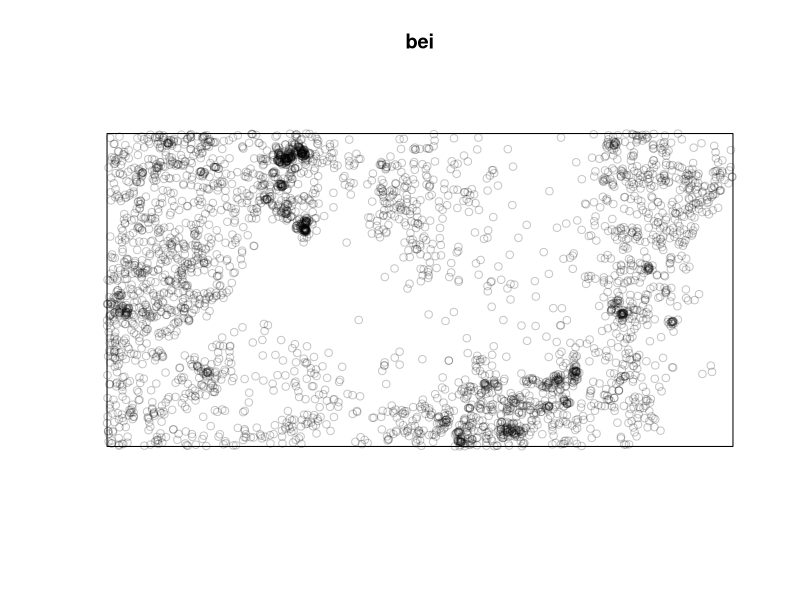
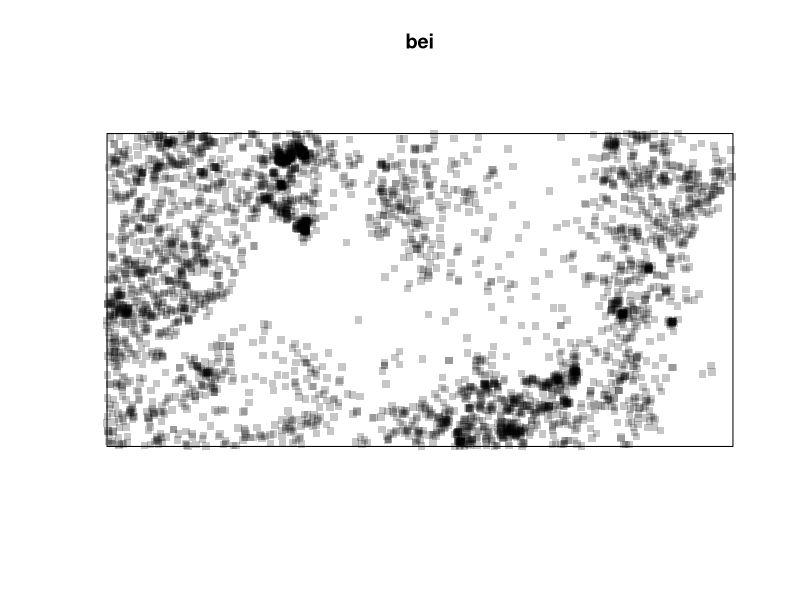
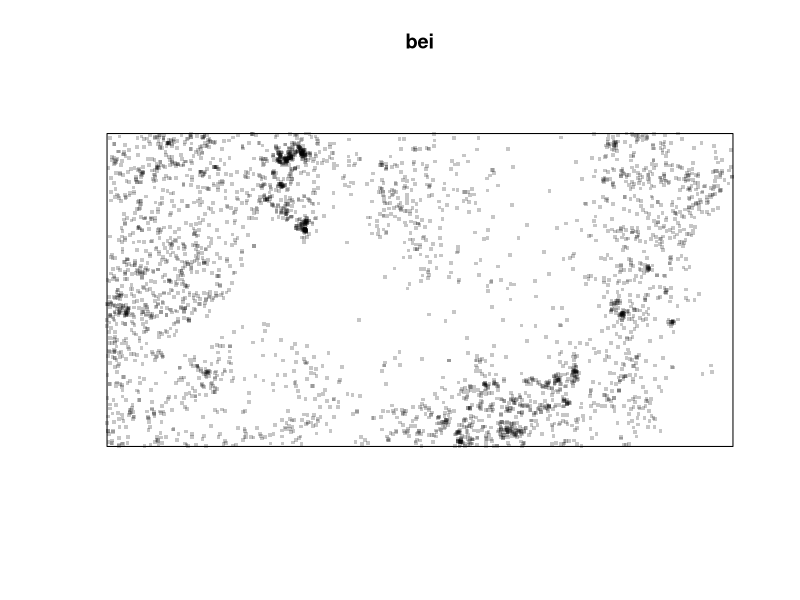
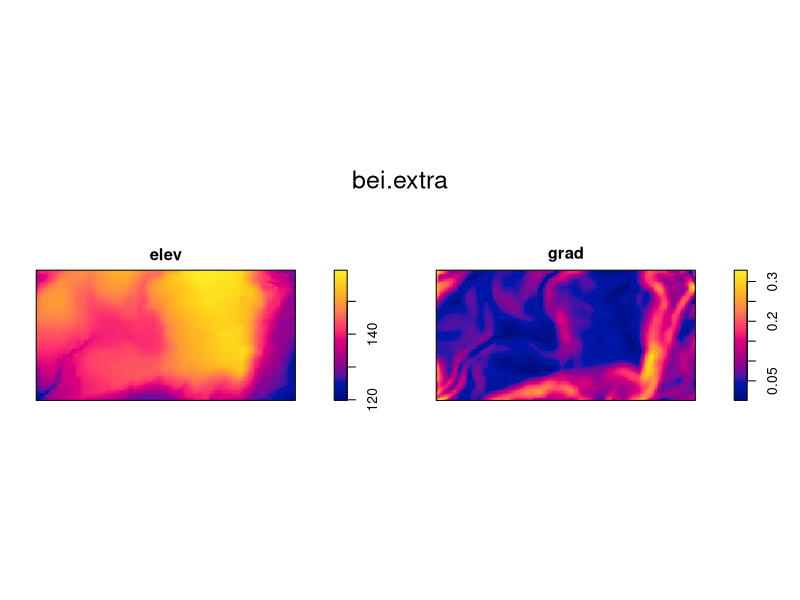
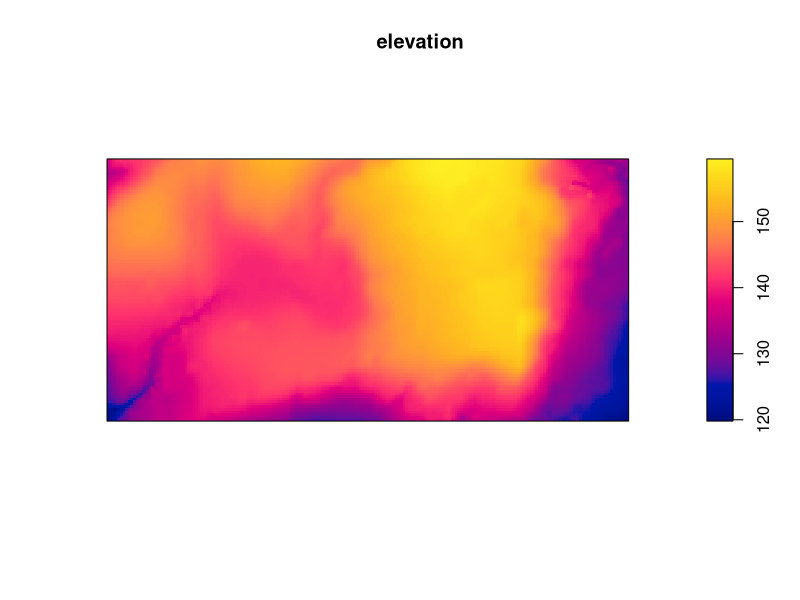
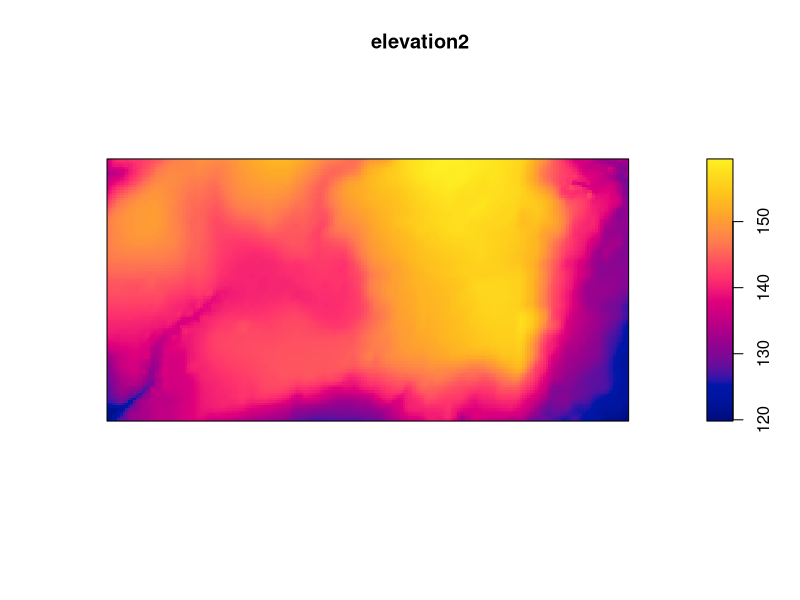
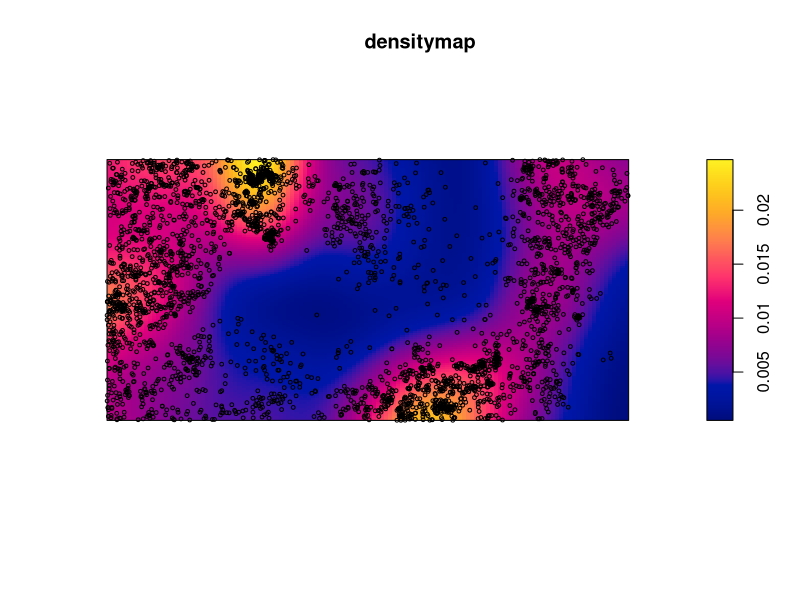
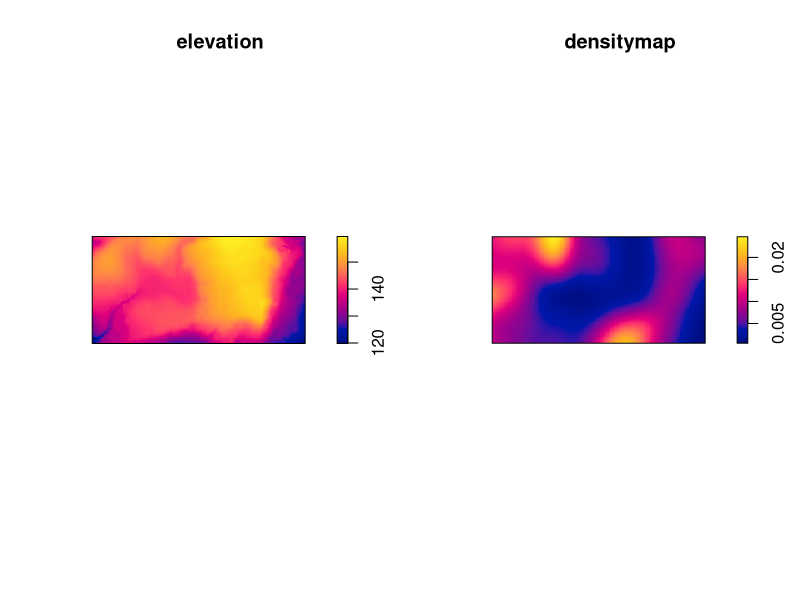

R code for these plots, in order:
# R code for population density

# Installing packages
# intsall.packages("spatstat")

# Using the package(s)
library(spatstat)

# Recall the data
bei

# Looking at the points in space
plot(bei)

# Changing the pch
plot(bei, pch=15)

# Decreasing the dimension
plot(bei, pch=15, cex=.5)

# Drivers
bei.extra

# Plotting variables
plot(bei.extra)

# Subsetting a dataset: NEW CONCEPT!
# There are two different methods to make a subset:
# first: name of the variable and the $ symbol
# second: number of the layer and [] for tables, [[]] for map layers

elevation <- bei.extra$elev
# output
elevation

# Plot elevation
plot(elevation)

# Subset by the number of the layer/variable
elevation2 <- bei.extra[[1]]

# In case bei.extra was a table: bei.extra[1]

# Plot the new object
plot(elevation2)

# Creating our first map!
densitymap <- density(bei)

# Output
densitymap

# Plot the result
plot(densitymap)

# Plotting the points ontop of the density map
points(bei, cex=.5)

# New concept!: MULTIFRAME!
# Creating the multiframe
par(mfrow=c(1,2))
plot(elevation)
plot(densitymap)

# Exercise: Put the elevation map ontop of the densitymap
par(mfrow=c(2,1))
plot(elevation)
plot(densitymap)

# If you get any graphical ussue here is your friend:
# dev.off()

# Change colors in our maps
cl <- colorRampPalette(c("blue", "green", "red"))

# Plot the density map and change its color thanks to cl
plot(densitymap, col=cl)

# Change colors in our maps
cl <- colorRampPalette(c("magenta1", "green", "mediumpurple"))
plot(densitymap, col=cl)

# Nuances
cl3 <- colorRampPalette(c("magenta1", "green", "mediumpurple"))(3)
plot(densitymap, col=cl3)

cl10 <- colorRampPalette(c("magenta1", "green", "mediumpurple"))(10)
plot(densitymap, col=cl10)

cl100 <- colorRampPalette(c("magenta1", "green", "mediumpurple"))(100)
plot(densitymap, col=cl100)

# Exercise: make a multiframe with the map with 10 nuances ontop of that with 100
par(mfrow=c(2,1))
plot(densitymap, col=cl10)
plot(densitymap, col=cl100)

# R colors are here:
# https://r-charts.com/colors/
